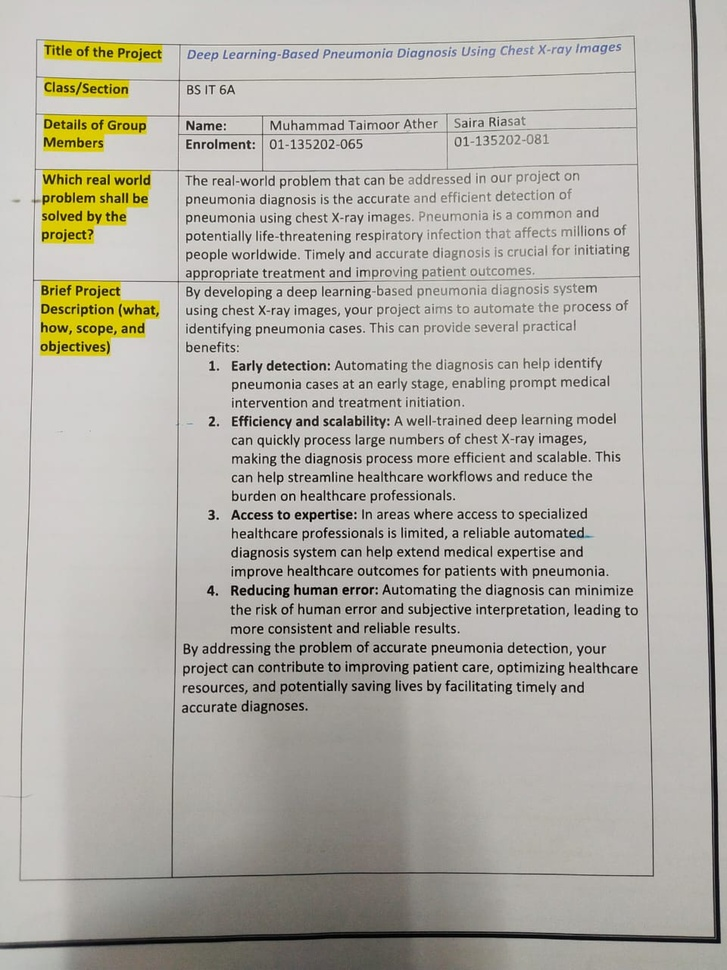
#> input picture test.jpeg, 727 x 970 px, shrunk from 960 x 1280 before the run
$ python Image_Preprocessing.py
#> lines starting #> are read from the running program, lines starting #| are printed output that depends on the picture
import cv2
import numpy as np

# Load the image
image = cv2.imread("test.jpeg")  # Replace with the path to your input image
#> image is the input picture: shape (970, 727, 3); mean B, G, R 168, 176.1, 179.3

if image is None:
    print("Image not found")
else:
    # Convert the image to grayscale
    grayscale_image = cv2.cvtColor(image, cv2.COLOR_BGR2GRAY)
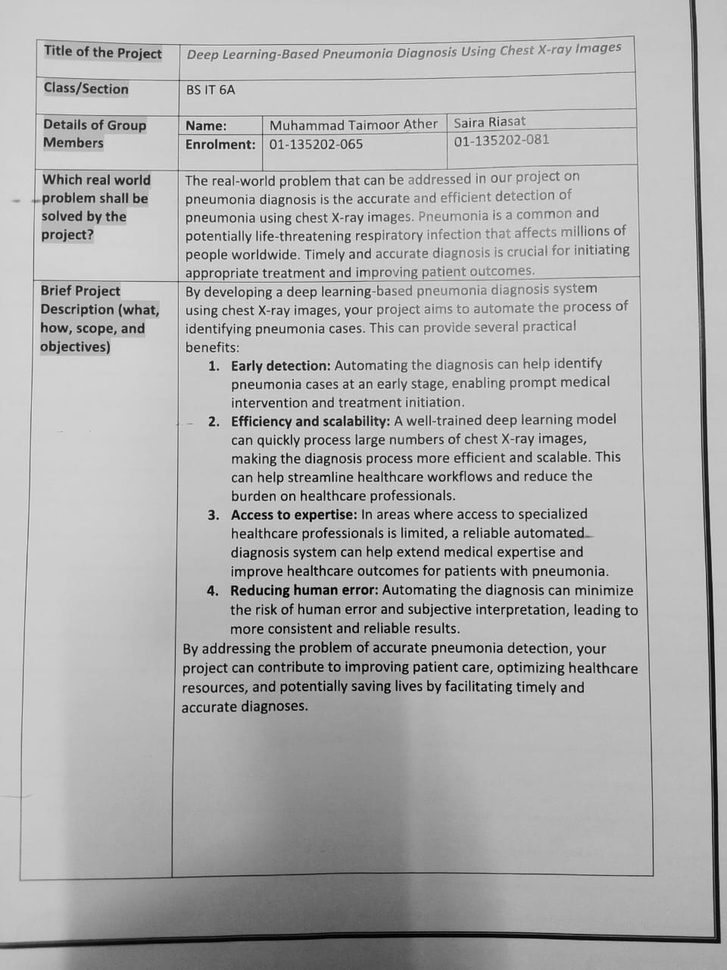
#> grayscale_image: shape (970, 727); min 0, max 253, mean 176.1

    # Apply contrast adjustment
    alpha = 1.3  # Adjust the alpha value as needed
    beta = 2.2    # Adjust the beta value as needed
    contrast_adjusted_image = cv2.convertScaleAbs(grayscale_image, alpha=alpha, beta=beta)
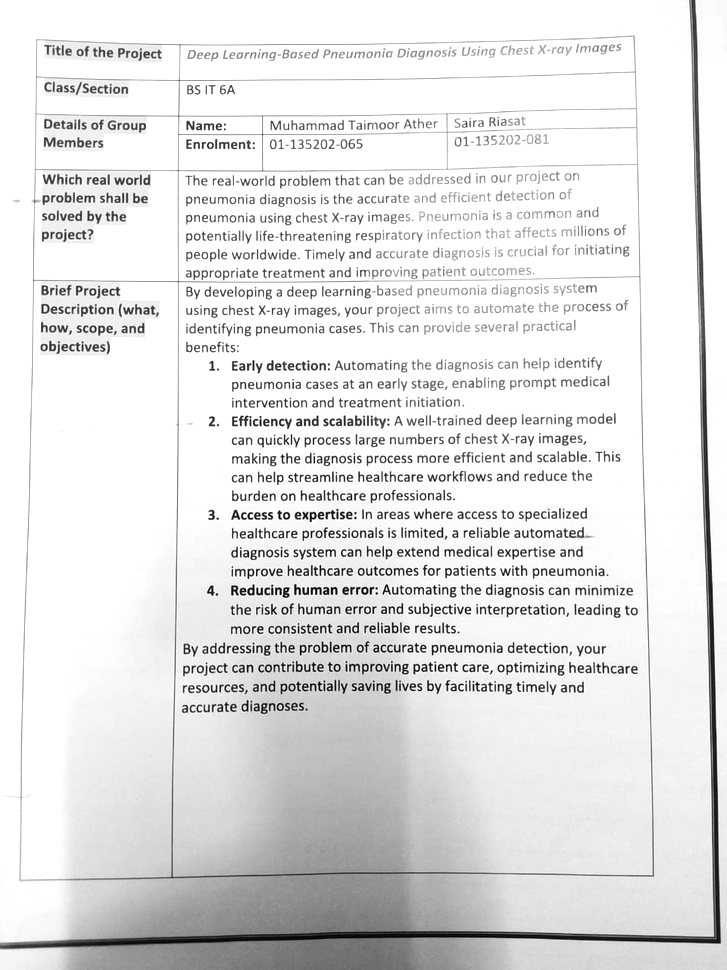
#> contrast_adjusted_image: shape (970, 727); min 2, max 255, mean 226.5

    # Save the contrast-adjusted image
    cv2.imwrite("contrast_adjusted_image.jpg", contrast_adjusted_image)

    print("Image converted to grayscale and contrast adjusted. Saved as contrast_adjusted_image.jpg")
